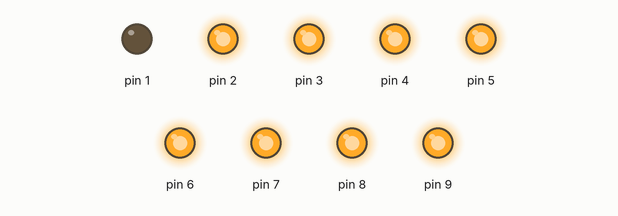
Recording of a sketch running on a simulated Arduino Uno, built with avr-gcc and run on an emulated ATmega328P. Parts: output pins drawn as LEDs (lit = HIGH).

Above: at 0.5 s.
At 1.5 s:
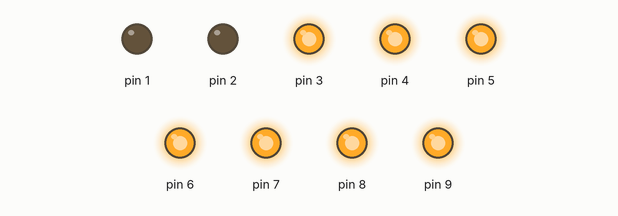
At 3.5 s:
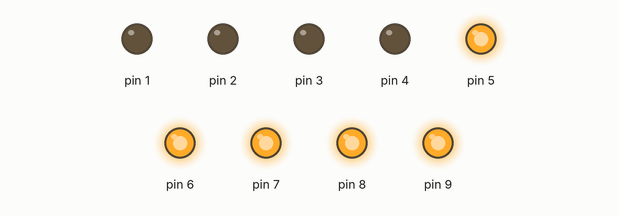
At 5.0 s:
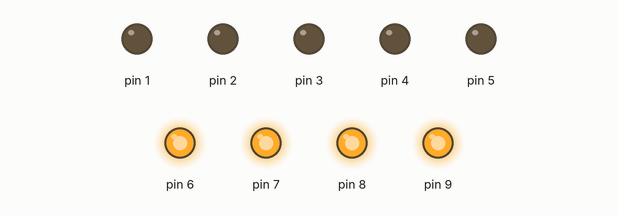
At 9.5 s:
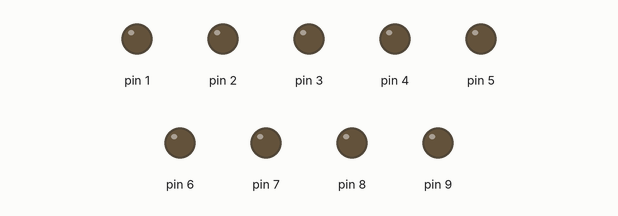
At 13.5 s:
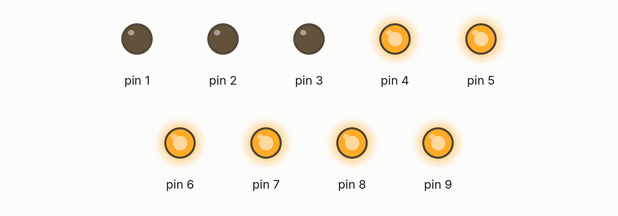
Timing chart, 0 to 14.3 s (numbered marks = the images above):
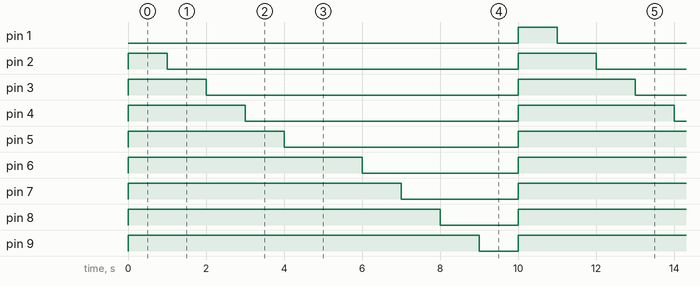

The sketch:

Seven_Segment_Roll.ino
```cpp
void setup() {
  // put your setup code here, to run once:
  pinMode(1, OUTPUT);
  pinMode(2, OUTPUT);
  pinMode(3, OUTPUT);
  pinMode(4, OUTPUT);
  pinMode(5, OUTPUT);
  pinMode(6, OUTPUT);
  pinMode(7, OUTPUT);
  pinMode(8, OUTPUT);
  pinMode(9, OUTPUT);
}

void loop() {
  digitalWrite(1, HIGH);
  digitalWrite(2, HIGH);
  digitalWrite(3, HIGH);
  digitalWrite(4, HIGH);
  digitalWrite(5, HIGH);
  digitalWrite(6, HIGH);
  digitalWrite(7, HIGH);
  digitalWrite(8, HIGH);
  digitalWrite(9, HIGH);

  digitalWrite(1, LOW);
  delay(1000);
  digitalWrite(2, LOW);
  delay(1000);
  digitalWrite(3, LOW);
  delay(1000);
  digitalWrite(4, LOW);
  delay(1000);
  digitalWrite(5, LOW);
  delay(1000);
  digitalWrite(5, LOW);
  delay(1000);
  digitalWrite(6, LOW);
  delay(1000);
  digitalWrite(7, LOW);
  delay(1000);
  digitalWrite(8, LOW);
  delay(1000);
  digitalWrite(9, LOW);
  delay(1000);
  digitalWrite(1, HIGH);
  digitalWrite(2, HIGH);
  digitalWrite(3, HIGH);
  digitalWrite(4, HIGH);
  digitalWrite(5, HIGH);
  digitalWrite(6, HIGH);
  digitalWrite(7, HIGH);
  digitalWrite(8, HIGH);
  digitalWrite(9, HIGH);
  delay(1000);
}
```

Measured:
- by itself, pin 1: alternates HIGH for 1.0 s and LOW for 10.0 s
- by itself, pin 2: repeats every 11.0 s: LOW 9.0 s, HIGH 2.0 s
- by itself, pin 3: repeats every 11.0 s: LOW 8.0 s, HIGH 3.0 s
- by itself, pin 4: repeats every 11.0 s: LOW 7.0 s, HIGH 4.0 s
- by itself, pin 5: repeats every 11.0 s: LOW 6.0 s, HIGH 5.0 s
- by itself, pin 6: repeats every 11.0 s: LOW 4.0 s, HIGH 7.0 s
- by itself, pin 7: alternates HIGH for 8.0 s and LOW for 3.0 s
- by itself, pin 8: alternates HIGH for 9.0 s and LOW for 2.0 s
